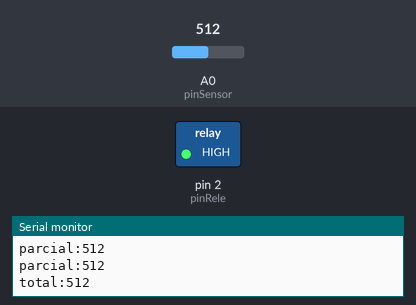
Simulated run of this sketch. Board: Arduino Uno, built with avr-gcc and run on an emulated ATmega328P. Shown: switched loads named in the sketch (green lamp = pin HIGH), the last lines printed to the serial monitor. Inputs (shaded band) come from the test bench; at power-on: A0 (pinSensor) = 512.

Above: at 1.2 s.
1.3 s: A0 (pinSensor) set to 693
3.4 s: A0 (pinSensor) set to 717
At 5.5 s:
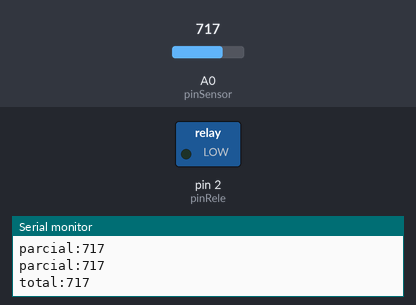
5.8 s: A0 (pinSensor) set to 690
At 7.6 s:
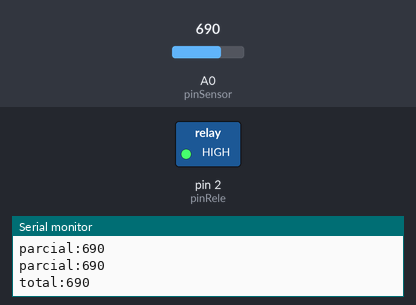
8.0 s: A0 (pinSensor) set to 710
At 9.3 s:
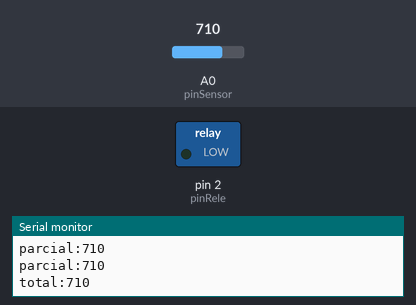
Timing chart, 0 to 11.0 s (numbered marks = the images above; inputs shaded):
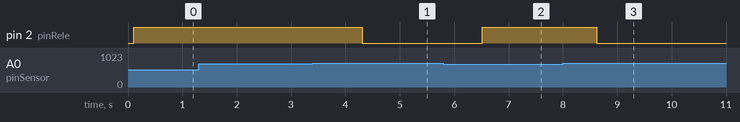

Measured:
- the behaviour switches between 700 and 701 on A0 (pinSensor) (found by bisection; images 0 and 1)
- after the input at 3.4 s, pin 2 (pinRele): HIGH → LOW after 0.91 s
- after the input at 5.8 s, pin 2 (pinRele): LOW → HIGH after 0.72 s
- after the input at 8.0 s, pin 2 (pinRele): HIGH → LOW after 0.62 s

The sketch:

main.ino
```cpp
int pinRele = 2;
int pinSensor = A0;
int umidade;
int i = 0;
int soma=0;
int quantidade = 10;
int leitura = 0;

void setup(){
 Serial.begin(9600);
 pinMode(pinRele,OUTPUT); //Pino de saída para chavear relé
 pinMode(pinSensor,INPUT);
}

void loop() {
   soma = 0;
   for(i=0;i<quantidade;i++){
     leitura = analogRead(pinSensor);
     soma= soma + leitura;
     Serial.print("parcial:");
      Serial.println(leitura);
      delay(10);
   }
   umidade = soma/quantidade;
   //Umidade
   Serial.print("total:");
   Serial.println(umidade);

   if(umidade > 700){
     digitalWrite(pinRele, LOW);
     delay(1000);
   }
   else{
     //liga o pino vermelho, abre a mangueira
     digitalWrite(pinRele, HIGH);
     //delay de 1 minuto
     delay(2000);
   }

}
```
